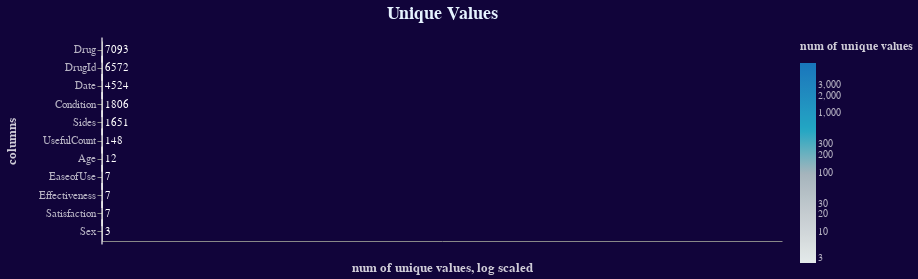

Here is the notebook cell this chart was saved with:
### Markdown cell above
## Checking count of Unique values of each features

### Code cell
data = [[col, webmd_df[col].nunique()] for col in webmd_df.columns.difference(["Reviews"])]
uniques = pd.DataFrame(data=data, columns=["columns", "num of unique values"])

bars = (alt.Chart()
           .mark_bar(size=25, 
                     color="#FFAA00",
                     strokeWidth=1,
                     stroke="white",
                     strokeOpacity=0.7)
           .encode(x=alt.X(shorthand="num of unique values:Q",
                           scale=alt.Scale(type="log"),
                           axis=alt.Axis(title="num of unique values, log scaled")),
                   y=alt.Y("columns:O", sort="-x"),
                   tooltip=("num of unique values:Q",
                            "columns:O",),
                   color=alt.Color("num of unique values",
                                   scale=alt.Scale(scheme="lightgreyteal",
                                                   type="log")))
           .properties(title='Unique Values'))

text = (alt.Chart()
           .mark_text(align="left",
                      baseline="middle",
                      dx=3)
           .encode(x=alt.X(shorthand="num of unique values:Q"),
                   y=alt.Y("columns:O",
                           axis=alt.Axis(title="columns",
                                         grid=False),
                           sort="-x"),
                   text="num of unique values:Q"))

chart = ((alt.layer(bars, text, data=uniques)
             .configure(background='#11043a')
             .configure_title(font="Arial",
                              fontSize=18,
                              color="#e6f3ff",
                              dy=-10)
             .configure_text(color="white")
             .configure_legend(titleFontSize=12,
                               titleColor="white",
                               tickCount=10,
                               titleOpacity=0.8,
                               labelColor="white",
                               labelOpacity=0.7,
                               titlePadding=10)
             .configure_axis(titleFontSize=13,
                             titlePadding=20,
                             titleColor="white",
                             titleOpacity=0.8,
                             labelColor="white",
                             labelOpacity=0.7,
                             labelFontSize=11,
                             tickOffset=0,
                             grid=True,
                             gridOpacity=0.15)
             .configure_view(strokeWidth=0)
             .properties(height=200, width=680)))

chart

### Figure 1 — Vega-Lite specification as saved in the notebook (floating-point values rounded to 4 significant figures)
{"config": {"view": {"continuousWidth": 400, "continuousHeight": 300, "strokeWidth": 0}, "axis": {"grid": true, "gridOpacity": 0.15, "labelColor": "white", "labelFontSize": 11, "labelOpacity": 0.7, "tickOffset": 0, "titleColor": "white", "titleFontSize": 13, "titleOpacity": 0.8, "titlePadding": 20}, "background": "#11043a", "legend": {"labelColor": "white", "labelOpacity": 0.7, "tickCount": 10, "titleColor": "white", "titleFontSize": 12, "titleOpacity": 0.8, "titlePadding": 10}, "text": {"color": "white"}, "title": {"color": "#e6f3ff", "dy": -10, "font": "Arial", "fontSize": 18}}, "layer": [{"mark": {"type": "bar", "color": "#FFAA00", "size": 25, "stroke": "white", "strokeOpacity": 0.7, "strokeWidth": 1}, "encoding": {"color": {"type": "quantitative", "field": "num of unique values", "scale": {"scheme": "lightgreyteal", "type": "log"}}, "tooltip": [{"type": "quantitative", "field": "num of unique values"}, {"type": "ordinal", "field": "columns"}], "x": {"type": "quantitative", "axis": {"title": "num of unique values, log scaled"}, "field": "num of unique values", "scale": {"type": "log"}}, "y": {"type": "ordinal", "field": "columns", "sort": "-x"}}, "title": "Unique Values"}, {"mark": {"type": "text", "align": "left", "baseline": "middle", "dx": 3}, "encoding": {"text": {"type": "quantitative", "field": "num of unique values"}, "x": {"type": "quantitative", "field": "num of unique values"}, "y": {"type": "ordinal", "axis": {"grid": false, "title": "columns"}, "field": "columns", "sort": "-x"}}}], "data": {"name": "data-5e59bc180d1da556e5623515e98fcdf5"}, "height": 200, "width": 680, "$schema": "https://vega.github.io/schema/vega-lite/v4.8.1.json", "datasets": {"data-5e59bc180d1da556e5623515e98fcdf5": [{"columns": "Age", "num of unique values": 12}, {"columns": "Condition", "num of unique values": 1806}, {"columns": "Date", "num of unique values": 4524}, {"columns": "Drug", "num of unique values": 7093}, {"columns": "DrugId", "num of unique values": 6572}, {"columns": "EaseofUse", "num of unique values": 7}, {"columns": "Effectiveness", "num of unique values": 7}, {"columns": "Satisfaction", "num of unique values": 7}, {"columns": "Sex", "num of unique values": 3}, {"columns": "Sides", "num of unique values": 1651}, {"columns": "UsefulCount", "num of unique values": 148}]}}
